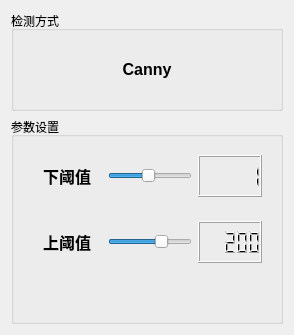
      <widget class="QWidget" name="page">
       <layout class="QVBoxLayout" name="verticalLayout_5">
        <item>
         <widget class="QGroupBox" name="groupBox_3">
          <property name="sizePolicy">
           <sizepolicy hsizetype="Preferred" vsizetype="Fixed">
            <horstretch>0</horstretch>
            <verstretch>0</verstretch>
           </sizepolicy>
          </property>
          <property name="minimumSize">
           <size>
            <width>0</width>
            <height>100</height>
           </size>
          </property>
          <property name="title">
           <string>检测方式</string>
          </property>
          <layout class="QVBoxLayout" name="verticalLayout_6">
           <item>
            <widget class="QLabel" name="label_3">
             <property name="text">
              <string>&lt;html&gt;&lt;head/&gt;&lt;body&gt;&lt;p align=&quot;center&quot;&gt;&lt;span style=&quot; font-size:12pt; font-weight:600;&quot;&gt;Canny&lt;/span&gt;&lt;/p&gt;&lt;/body&gt;&lt;/html&gt;</string>
             </property>
            </widget>
           </item>
          </layout>
         </widget>
        </item>
        <item>
         <widget class="QGroupBox" name="groupBox_4">
          <property name="title">
           <string>参数设置</string>
          </property>
          <layout class="QVBoxLayout" name="verticalLayout_7">
           <item>
            <widget class="QWidget" name="widget_2" native="true">
             <property name="sizePolicy">
              <sizepolicy hsizetype="Preferred" vsizetype="Fixed">
               <horstretch>0</horstretch>
               <verstretch>0</verstretch>
              </sizepolicy>
             </property>
             <property name="minimumSize">
              <size>
               <width>0</width>
               <height>60</height>
              </size>
             </property>
             <layout class="QHBoxLayout" name="horizontalLayout_3">
              <item>
               <widget class="QLabel" name="label_4">
                <property name="minimumSize">
                 <size>
                  <width>70</width>
                  <height>0</height>
                 </size>
                </property>
                <property name="maximumSize">
                 <size>
                  <width>70</width>
                  <height>16777215</height>
                 </size>
                </property>
                <property name="toolTip">
                 <string extracomment="v值决定低灰度像素的提升程度"/>
                </property>
                <property name="text">
                 <string>&lt;html&gt;&lt;head/&gt;&lt;body&gt;&lt;p align=&quot;center&quot;&gt;&lt;span style=&quot; font-size:12pt; font-weight:600; color:#000000;&quot;&gt;下阈值&lt;/span&gt;&lt;/p&gt;&lt;/body&gt;&lt;/html&gt;</string>
                </property>
               </widget>
              </item>
              <item>
               <widget class="QSlider" name="sliderForThreshold1">
                <property name="minimum">
                 <number>1</number>
                </property>
                <property name="maximum">
                 <number>20</number>
                </property>
                <property name="pageStep">
                 <number>2</number>
                </property>
                <property name="value">
                 <number>10</number>
                </property>
                <property name="orientation">
                 <enum>Qt::Horizontal</enum>
                </property>
               </widget>
              </item>
              <item>
               <widget class="QLCDNumber" name="lcdForThreshold1">
                <property name="value" stdset="0">
                 <double>1.000000000000000</double>
                </property>
                <property name="intValue" stdset="0">
                 <number>1</number>
                </property>
               </widget>
              </item>
             </layout>
            </widget>
           </item>
           <item>
            <widget class="QWidget" name="widget_3" native="true">
             <property name="sizePolicy">
              <sizepolicy hsizetype="Preferred" vsizetype="Fixed">
               <horstretch>0</horstretch>
               <verstretch>0</verstretch>
              </sizepolicy>
             </property>
             <property name="minimumSize">
              <size>
               <width>0</width>
               <height>60</height>
              </size>
             </property>
             <layout class="QHBoxLayout" name="horizontalLayout_4">
              <item>
               <widget class="QLabel" name="label_5">
                <property name="minimumSize">
                 <size>
                  <width>70</width>
                  <height>0</height>
                 </size>
                </property>
                <property name="maximumSize">
                 <size>
                  <width>70</width>
                  <height>16777215</height>
                 </size>
                </property>
                <property name="toolTip">
                 <string extracomment="v值决定低灰度像素的提升程度"/>
                </property>
                <property name="text">
                 <string>&lt;html&gt;&lt;head/&gt;&lt;body&gt;&lt;p align=&quot;center&quot;&gt;&lt;span style=&quot; font-size:12pt; font-weight:600; color:#000000;&quot;&gt;上阈值&lt;/span&gt;&lt;/p&gt;&lt;/body&gt;&lt;/html&gt;</string>
                </property>
               </widget>
              </item>
              <item>
               <widget class="QSlider" name="sliderForThreshold2">
                <property name="minimum">
                 <number>2</number>
                </property>
                <property name="maximum">
                 <number>300</number>
                </property>
                <property name="value">
                 <number>200</number>
                </property>
                <property name="orientation">
                 <enum>Qt::Horizontal</enum>
                </property>
               </widget>
              </item>
              <item>
               <widget class="QLCDNumber" name="lcdForThreshold2">
                <property name="intValue" stdset="0">
                 <number>200</number>
                </property>
               </widget>
              </item>
             </layout>
            </widget>
           </item>
           <item>
            <spacer name="verticalSpacer_2">
             <property name="orientation">
              <enum>Qt::Vertical</enum>
             </property>
             <property name="sizeHint" stdset="0">
              <size>
               <width>20</width>
               <height>40</height>
              </size>
             </property>
            </spacer>
           </item>
          </layout>
         </widget>
        </item>
       </layout>
      </widget>
